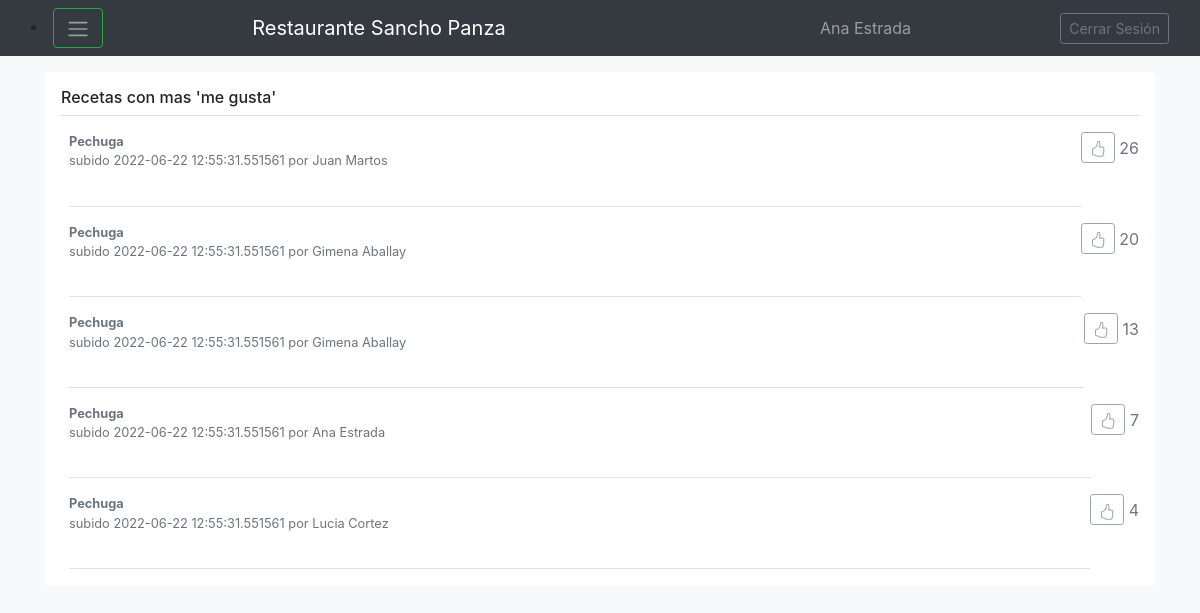
The app's page /Consultar_Ranking (signed in), older data.
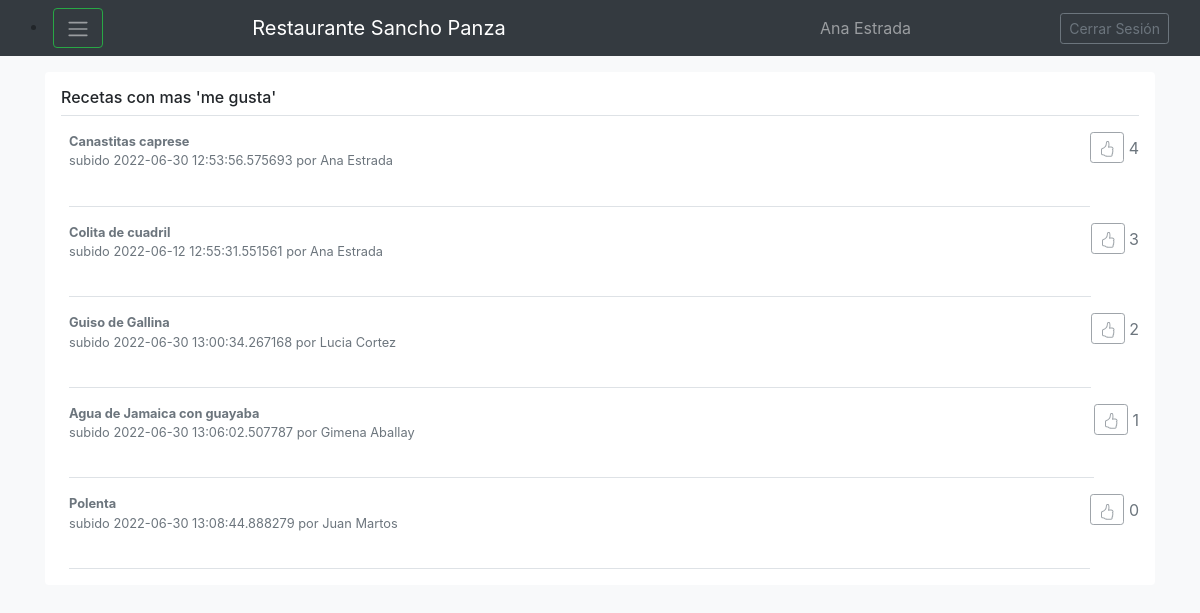
The same page, newer data.
### models.py (models this page shows)
class Receta(db.Model):
    __tablename__='Receta'
    id=db.Column(db.Integer, primary_key=True)
    nombre=db.Column(db.String(80), nullable=False)
    tiempo=db.Column(db.Integer, nullable=False)
    fecha=db.Column(db.DateTime, nullable=False)
    elaboracion=db.Column(db.String(80), nullable=False)
    cantidadmegusta=db.Column(db.Integer, nullable=False)
    usuarioid=db.Column(db.Integer, db.ForeignKey('Usuario.id'))
    ingredientes=db.relationship('Ingrediente', backref='Receta', cascade="all, delete-orphan")
    def __lt__(self, otro):
        if type(otro)==type(self):
            return (self.cantidadmegusta<otro.cantidadmegusta)

class Usuario(db.Model):
    __tablename__='Usuario'
    id=db.Column(db.Integer, primary_key=True)
    nombre=db.Column(db.String(80), nullable=False)
    correo=db.Column(db.String(120), unique=True, nullable=False)
    clave=db.Column(db.String(120), nullable=False)
    recetas=db.relationship('Receta', backref='Usuario', cascade="all, delete-orphan")

### app.py (the view)
@app.route('/Consultar_Ranking', methods=['GET', 'POST'])
def Consultar_Ranking():
    if 'nombre' in session:
        recetasordenadas=Receta.query.all()
        recetasordenadas.sort(reverse=True)
        i=0
        recetasamostrar=[]
        while i<5 and i<len(recetasordenadas):
            recetasamostrar.append(recetasordenadas[i])
            i+=1
        print (recetasamostrar)
        return render_template('Ranking.html', tipo_busqueda="Recetas con mas 'me gusta'",usuario_actual=session, recetas=recetasamostrar, usuarios=Usuario.query.all())
    else:
        return render_template('index.html')

### templates/Ranking.html (shortened to what this page needs)
{% extends "Base.html" %}
{% block content %}
<div class="my-3 p-3 bg-white rounded box-shadow">
  <h6 class="border-bottom border-gray pb-2 mb-0">{{tipo_busqueda}}</h6>
  {% for receta in recetas %}
  <div class="media text-muted pt-3">
    <p class="media-body pb-3 mb-0 small lh-125 border-bottom border-gray">
      <strong class="d-block text-gray-dark">{{receta.nombre}}</strong>
      subido {{receta.fecha}} por {{usuarios[receta.usuarioid-1].nombre}}
      <br><br>
      <p class="d-block text-gray-dark">
      <form action="http://localhost:5000/megusta" method="post">
        <button type="submit" disabled class="btn btn-outline-secondary btn-sm mb-1"></button>
           {{receta.cantidadmegusta}}
      </form>
    </p>
    </p>
  </div>
  {% endfor %}
{% endblock %}

Row changes from the older to the newer data that the page shows:
removed Receta: nombre "Pechuga", fecha "2022-06-22 12:55:31.551561", usuarioid.nombre "Juan Martos", cantidadmegusta "26"
removed Receta: nombre "Pechuga", fecha "2022-06-22 12:55:31.551561", usuarioid.nombre "Gimena Aballay", cantidadmegusta "20"
removed Receta: nombre "Pechuga", fecha "2022-06-22 12:55:31.551561", usuarioid.nombre "Ana Estrada", cantidadmegusta "7"
changed Receta: nombre "Pechuga" → "Canastitas caprese"; fecha "2022-06-22 12:55:31.551561" → "2022-06-30 12:53:56.575693"; usuarioid.nombre "Lucia Cortez" → "Ana Estrada"; moves up the list
now on this page (row edited): Receta: nombre "Colita de cuadril", fecha "2022-06-12 12:55:31.551561", usuarioid.nombre "Ana Estrada", cantidadmegusta "3"
added Receta: nombre "Guiso de Gallina", fecha "2022-06-30 13:00:34.267168", usuarioid.nombre "Lucia Cortez", cantidadmegusta "2"
changed Receta "Gimena Aballay": nombre "Pechuga" → "Agua de Jamaica con guayaba"; fecha "2022-06-22 12:55:31.551561" → "2022-06-30 13:06:02.507787"; cantidadmegusta "13" → "1"
added Receta: nombre "Polenta", fecha "2022-06-30 13:08:44.888279", usuarioid.nombre "Juan Martos", cantidadmegusta "0"
